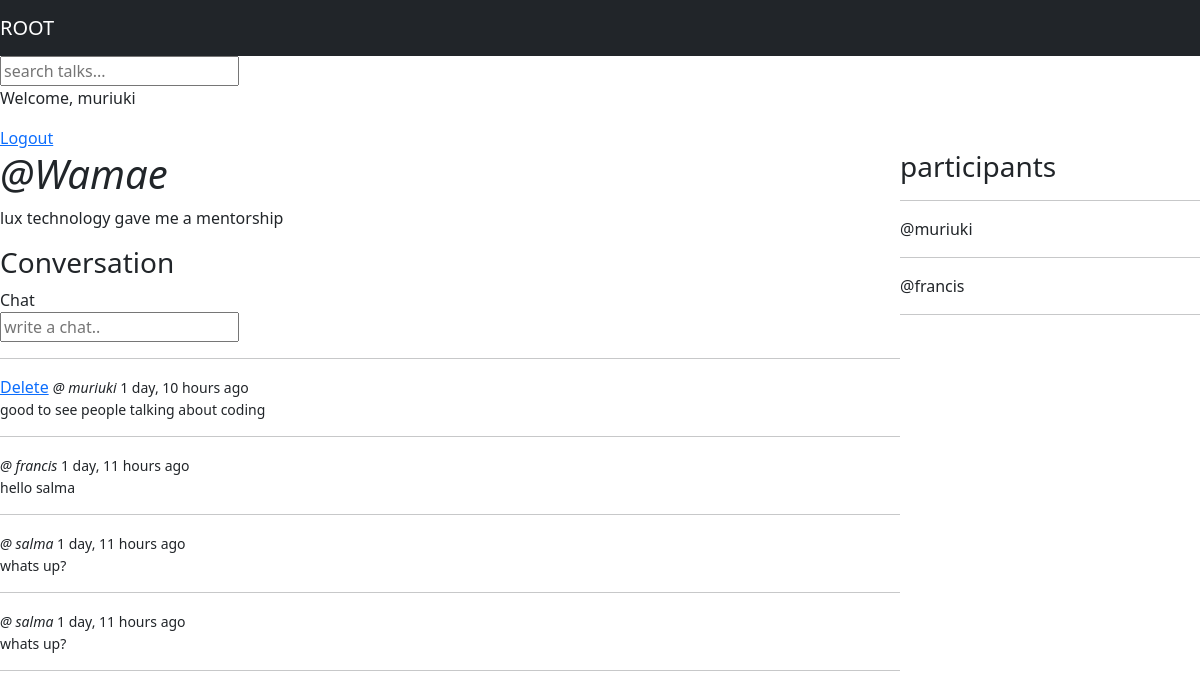
Screenshot of /room/9/ (signed in) with the database file from the repository.
### base/models.py (models this page shows, shortened)
class Discussion(models.Model):
    name=models.CharField(max_length=200)
    host=models.ForeignKey(User,on_delete=models.SET_NULL,null=True)
    topic=models.ForeignKey(Topic,on_delete=models.SET_NULL,null=True)
    description=models.TextField(null=True,blank=True)
    participants=models.ManyToManyField(User,related_name='participants',blank=True)
    timeUpdated=models.DateTimeField(auto_now=True)
    timeCreated=models.DateTimeField(auto_now_add=True)
    class Meta:
        ordering=['-timeCreated','-timeUpdated']

class  Blog(models.Model):
    user=models.ForeignKey(User,on_delete=models.CASCADE)
    discuss=models.ForeignKey(Discussion,on_delete=models.CASCADE)
    body=models.TextField()
    timeUpdated=models.DateTimeField(auto_now=True)
    timeCreated=models.DateTimeField(auto_now_add=True)
    class Meta:
        ordering=['-timeCreated','-timeUpdated']

### base/views.py (the view, shortened to what this page needs)
# urls.py: path('room/<str:primaryKey>/',views.room,name='room'),
def  room(request,primaryKey):
    discuss=Discussion.objects.get(id=primaryKey)
    blog_messages= discuss.blog_set.all()
    participants=discuss.participants.all()
    context={'discuss':discuss,
    'blog_messages':blog_messages,
    'participants':participants,
    }
    return render(request,'base/room.html',context)

### base/templates/base/room.html (shortened to what this page needs)
{% extends 'main.html'%}
{% block content%}
<div class="discuss-container">
    <div>
        <h1><em> @{{discuss.name}}</em></h1>
        <p>{{discuss.description}}</p>
        {% if request.user.is_authenticated %}
        <div class=" comment">
            <h3>Conversation</h3>
            <form method ="POST">
                <label>Chat</label><br>
                <input type="text" name="chat" placeholder="write a chat.."><br>
            </form>
            {% endif%}
            <hr>
            {%  for message in blog_messages %}
            <div>
                {%if request.user == message.user%}
                <a href="{% url 'delete_chat' message.id%}">Delete</a>
                {%endif%}
                <small>
                <em>@ {{message.user}}</em>  {{message.timeCreated|timesince}} ago<br>
                    <p>
                        {{message.body}}
                    </p>
                    <hr>
                </small>
            </div>
            {% endfor %}
        </div>
    </div>
    <div>
        <h3>participants</h3>
        <hr>
        {% for user in participants%}
        <div >
            <p>@{{ user.username}}</p>
        </div>
        <hr>
        {%endfor%}
    </div>
</div>
{% endblock content%}

### templates/navbar.html (shortened to what this page needs)
<!DOCTYPE html>
<html lang="en">
<head>
<link href="https://cdn.jsdelivr.net/npm/bootstrap@5.1.3/dist/css/bootstrap.min.css" rel="stylesheet">
</head>
<body>
    <nav class="navbar navbar-dark bg-dark">
        <a class="navbar-brand" href="#">ROOT</a>
    </nav>
    <form method="GET" action="{% url 'home'%}">
        <input type="text" name="q" placeholder="search talks..."/>
    </form>
    {% if request.user.is_authenticated%}
    <p>Welcome, {{user.username}}</p>
    <a href="{%url 'logout'%}">Logout</a>
    {%endif%}
</html>

### base/static/styles/main.css (style rules this page uses)
body { background-color: aliceblue; padding: 0%; margin: 0%; }

### base/templates/base/room.html (style rules this page uses)
.discuss-container { display: grid; grid-template-columns: 3fr 1fr; }

### rows the page displays
Discussion: name "Wamae", description "lux technology gave me a mentorship"
Blog: shows "Delete", user "muriuki", timeCreated "1 day, 10 hours", body "good to see people talking about coding"
Blog: user "francis", timeCreated "1 day, 11 hours", body "hello salma"
Blog: user "salma", timeCreated "1 day, 11 hours", body "whats up?"
Blog: user "salma", timeCreated "1 day, 11 hours", body "whats up?"

### other values shown
{{ user.username }} "muriuki"
{{ user.username }} "francis"
